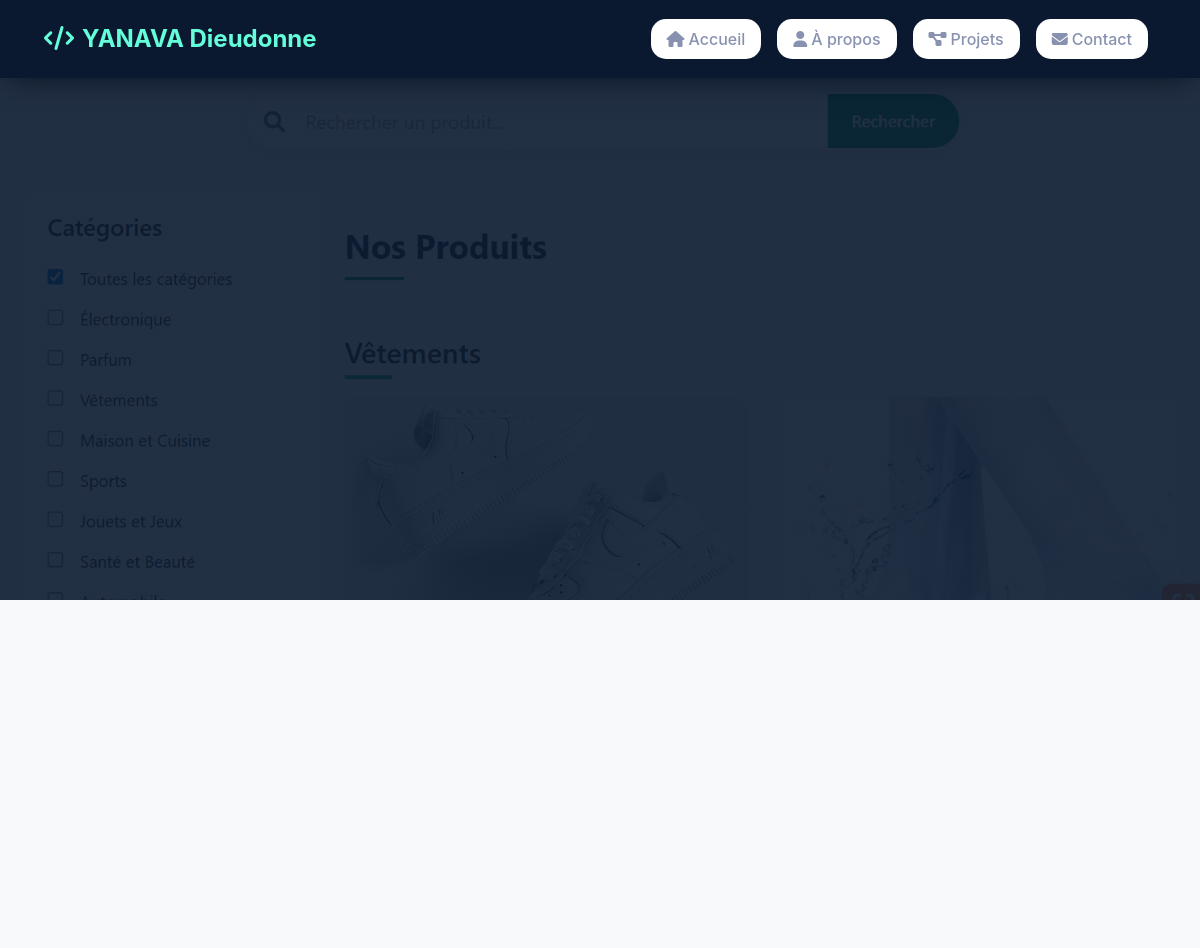
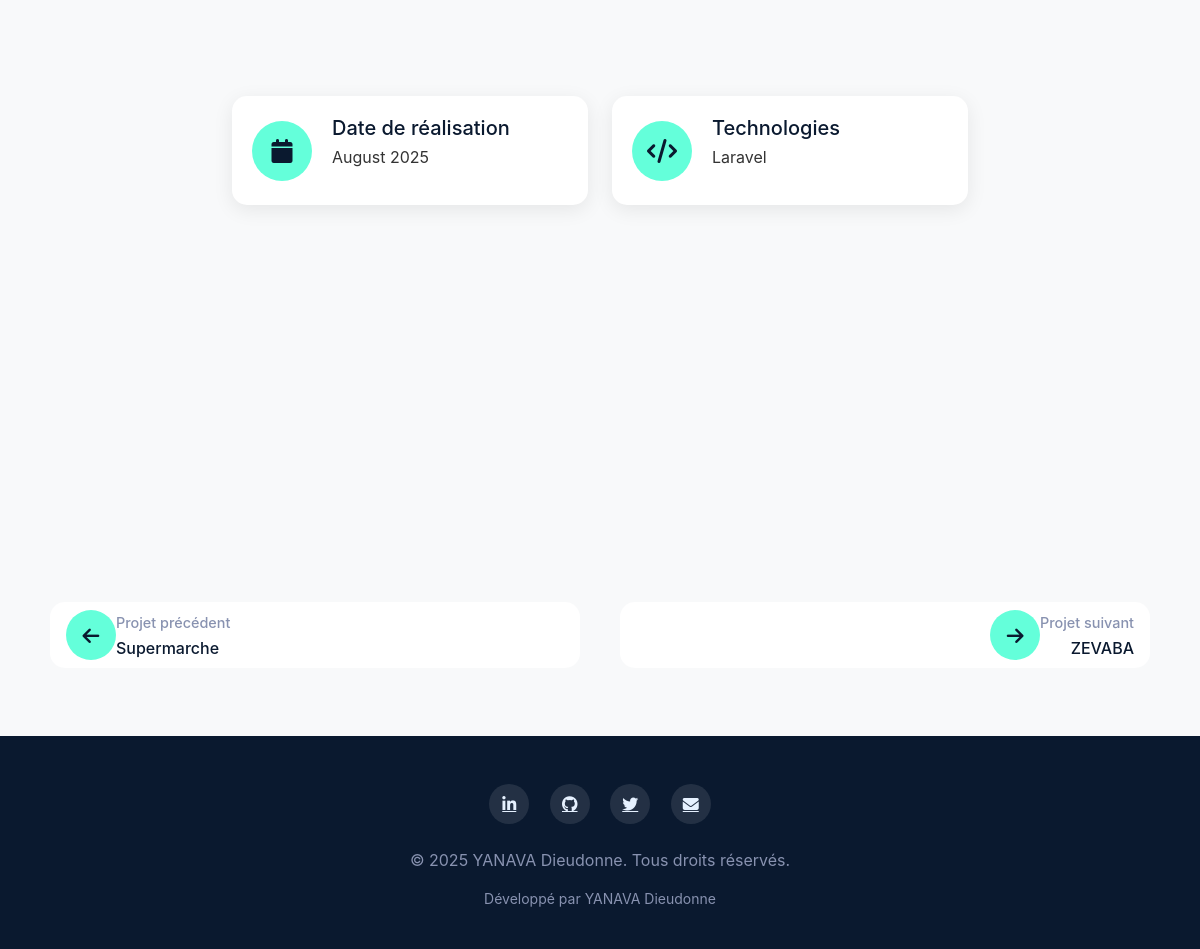
/project/4/, run on the app's committed database (2 pictures, top to bottom).
### portfolio/models.py (models this page shows, shortened)
class Project(models.Model):
    title = models.CharField(max_length=200)
    description = models.TextField()
    technology = models.CharField(max_length=100)
    image = models.ImageField(upload_to='project_images/')
    project_url = models.URLField(blank=True)
    github_url = models.URLField(blank=True)
    created_at = models.DateTimeField(auto_now_add=True)

### portfolio/views.py (the view)
# urls.py: path('project/<int:project_id>/', views.project_detail, name='project_detail'),
def project_detail(request, project_id):
    project = get_object_or_404(Project, id=project_id)
    previous_project = Project.objects.filter(created_at__lt=project.created_at).order_by('-created_at').first()
    next_project = Project.objects.filter(created_at__gt=project.created_at).order_by('created_at').first()
    return render(request, 'project_detail.html', {
        'project': project,
        'previous_project': previous_project,
        'next_project': next_project
    })

### portfolio/templates/project_detail.html (shortened to what this page needs)
{% extends 'base.html' %}
{% load static %}
{% block content %}
<section class="project-detail-hero" style="background: linear-gradient(rgba(10, 25, 47, 0.9), rgba(10, 25, 47, 0.9)), url('{{ project.image.url }}'); background-size: cover; background-position: center;">
    <div class="container">
        <div class="row min-vh-50 align-items-center">
        </div>
    </div>
</section>
<section class="py-6">
    <div class="container">
        <div class="row">
            <div class="col-lg-8 mx-auto">
                <div class="project-content">
                    <div class="project-details">
                        <div class="row mb-5">
                            <div class="col-md-6">
                                <div class="detail-card">
                                    <div class="detail-icon">
                                        <i class="fas fa-calendar"></i>
                                    </div>
                                    <div class="detail-content">
                                        <h5>Date de réalisation</h5>
                                        <p>{{ project.created_at|date:"F Y" }}</p>
                                    </div>
                                </div>
                            </div>
                            <div class="col-md-6">
                                <div class="detail-card">
                                    <div class="detail-icon">
                                        <i class="fas fa-code"></i>
                                    </div>
                                    <div class="detail-content">
                                        <h5>Technologies</h5>
                                        <p>{{ project.technology }}</p>
                                    </div>
                                </div>
                            </div>
                        </div>
                    </div>
                </div>
            </div>
        </div>
    </div>
</section>
<section class="py-5 bg-light">
    <div class="container">
        <div class="project-navigation">
            <div class="row">
                <div class="col-6">
                    {% if previous_project %}
                    <a href="{% url 'project_detail' previous_project.id %}" class="nav-link nav-link-prev">
                        <div class="nav-arrow">
                            <i class="fas fa-arrow-left"></i>
                        </div>
                        <div class="nav-content">
                            <span>Projet précédent</span>
                            <h6>{{ previous_project.title }}</h6>
                        </div>
                    </a>
                    {% endif %}
                </div>
                <div class="col-6 text-end">
                    {% if next_project %}
                    <a href="{% url 'project_detail' next_project.id %}" class="nav-link nav-link-next">
                        <div class="nav-content">
                            <span>Projet suivant</span>
                            <h6>{{ next_project.title }}</h6>
                        </div>
                        <div class="nav-arrow">
                            <i class="fas fa-arrow-right"></i>
                        </div>
                    </a>
                    {% endif %}
                </div>
            </div>
        </div>
    </div>
</section>
{% endblock %}

### portfolio/templates/base.html (style rules this page uses)
:root { --primary-color: #0a192f; --secondary-color: #112240; --accent-color: #64ffda; --text-primary: #e6f1ff; --text-secondary: #8892b0; --light-bg: #f8f9fa; --transition: all 0.25s cubic-bezier(0.645, 0.045, 0.355, 1); }
body { font-family: 'Calibre', 'Inter', 'San Francisco', 'SF Pro Text', -apple-system, system-ui, sans-serif; background-color: var(--light-bg); color: #333; padding-bottom: 70px; }
.nav-link { color: var(--text-secondary) !important; font-weight: 500; margin: 0 0.5rem; padding: 0.5rem 1rem !important; border-radius: 4px; transition: var(--transition); position: relative; }
.nav-link::after { content: ''; position: absolute; bottom: 0; left: 50%; width: 0; height: 2px; background: var(--accent-color); transition: var(--transition); transform: translateX(-50%); }
@media (min-width: 992px) { body { padding-bottom: 0; } }

### portfolio/templates/project_detail.html (style rules this page uses)
.min-vh-50 { min-height: 50vh; }
.project-detail-hero { padding: 120px 0 80px; position: relative; overflow: hidden; }
.detail-card { display: flex; align-items: center; padding: 20px; background: white; border-radius: 15px; box-shadow: 0 5px 20px rgba(0, 0, 0, 0.08); transition: transform 0.3s ease; height: 100%; }
.detail-icon { width: 60px; height: 60px; border-radius: 50%; background: var(--accent-color); color: var(--primary-color); display: flex; align-items: center; justify-content: center; font-size: 1.5rem; margin-right: 20px; flex-shrink: 0; }
.detail-content h5 { color: var(--primary-color); margin-bottom: 5px; }
.project-navigation { padding: 20px 0; }
.nav-link { display: flex; align-items: center; padding: 20px; background: white; border-radius: 15px; text-decoration: none; color: inherit; transition: all 0.3s ease; height: 100%; }
.nav-link-prev { text-align: left; }
.nav-link-next { text-align: right; flex-direction: row-reverse; }
.nav-arrow { width: 50px; height: 50px; border-radius: 50%; background: var(--accent-color); color: var(--primary-color); display: flex; align-items: center; justify-content: center; font-size: 1.2rem; flex-shrink: 0; }
.nav-content span { font-size: 0.9rem; color: var(--text-secondary); display: block; margin-bottom: 5px; }
.nav-content h6 { margin: 0; color: var(--primary-color); }

### data on the page
Project: image (picture), created_at "August 2025", technology "Laravel"
Project: title "Supermarche"
Project: title "ZEVABA"
